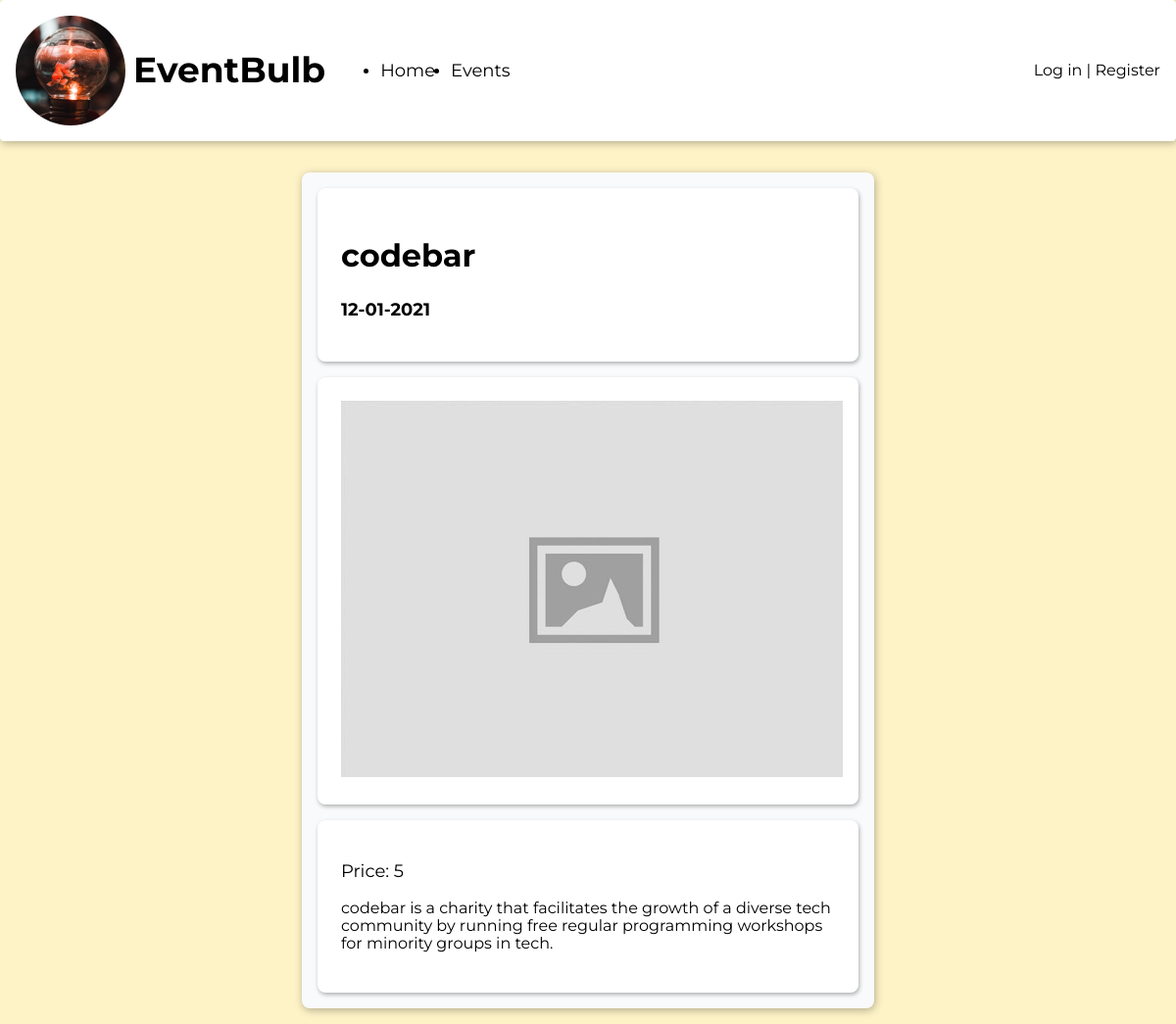
The app's page /events/2/ with its own data.
### events/models.py (models this page shows)
class Event(models.Model):
    title = models.CharField(max_length=255)
    description = models.TextField()
    datetime = models.DateTimeField()
    cost = models.IntegerField()

### events/views.py (the view)
# urls.py: path('<int:id>/', views.details, name="events_details"),
def details(request, id):
    event = get_object_or_404(Event, id=id)
    print(event)
    return render(request, 'events/details.html', {'event': event})

### templates/events/details.html
{% extends 'base.html' %}
{% load static %}
{% block content %}
  <main class="wrap-content">
    <div class="card-background half-width event-details">
      <section class="card event-header">
        <div class="event-info">
          <h2 class="event-title">{{event.title}}</h2>
          <h3>{{event.datetime|date:"d-m-Y" }}</h3>
        </div>
      </section>
      <section class="card">
        <img src="{% static 'images/image_placeholder.jpg' %}" alt="Placeholder">
      </section>
      <section class="card">
        <p class="event-cost">Price: {{ event.cost }}</p>
        <p>{{ event.description }}</p>
      </section>
    </div>
  </main>
{% endblock %}

### static/css/style.css (style rules this page uses)
:root { --shadow: 1px 2px 8px rgba(0,0,0,0.3); --shadow-small: 1px 2px 4px rgba(0,0,0,0.3); --yellow : #FEF3C7; --yellow-accent: #FDE68A; --gray: #E5E7EB; --gray-accent: #D1D5DB; --gray-light: #F9FAFB; --red: #FECACA; --red-accent: #FCA5A5; }
body { background-color: var(--yellow); display: flex; flex-direction: column; height: 100vh; font-family: 'Montserrat', Helvetica, Arial, sans-serif; }
h2 { font-size: 1.25rem; }
h3 { font-size: 1.125rem; }
main { margin: 1rem; padding: 1rem; display: grid; gap: 1rem; flex-grow: 1; flex-shrink: 1; }
.card-background { background-color: var(--gray-light); padding: 0.5rem; box-shadow: var(--shadow); border-radius: 0.5rem; display: flex; flex-direction: column; }
.card { margin: 0.5rem; padding: 1.5rem; background-color: white; border-radius: 0.5rem; box-shadow: var(--shadow-small) }
.wrap-content { align-items: flex-start; flex-grow: 0; }
.half-width { justify-self: center; width: 50%; }
.event-title { font-size: 2rem; }
.event-details .event-header { display: flex; align-items: center; justify-content: space-between; }
.event-details .event-cost { font-size: 1.125rem; }

### records on screen
Event: title "codebar", datetime "12-01-2021", cost "5", description "codebar is a charity that facilitates the growth of a diverse tech community by running free regular programming workshops for minority groups in tech."
